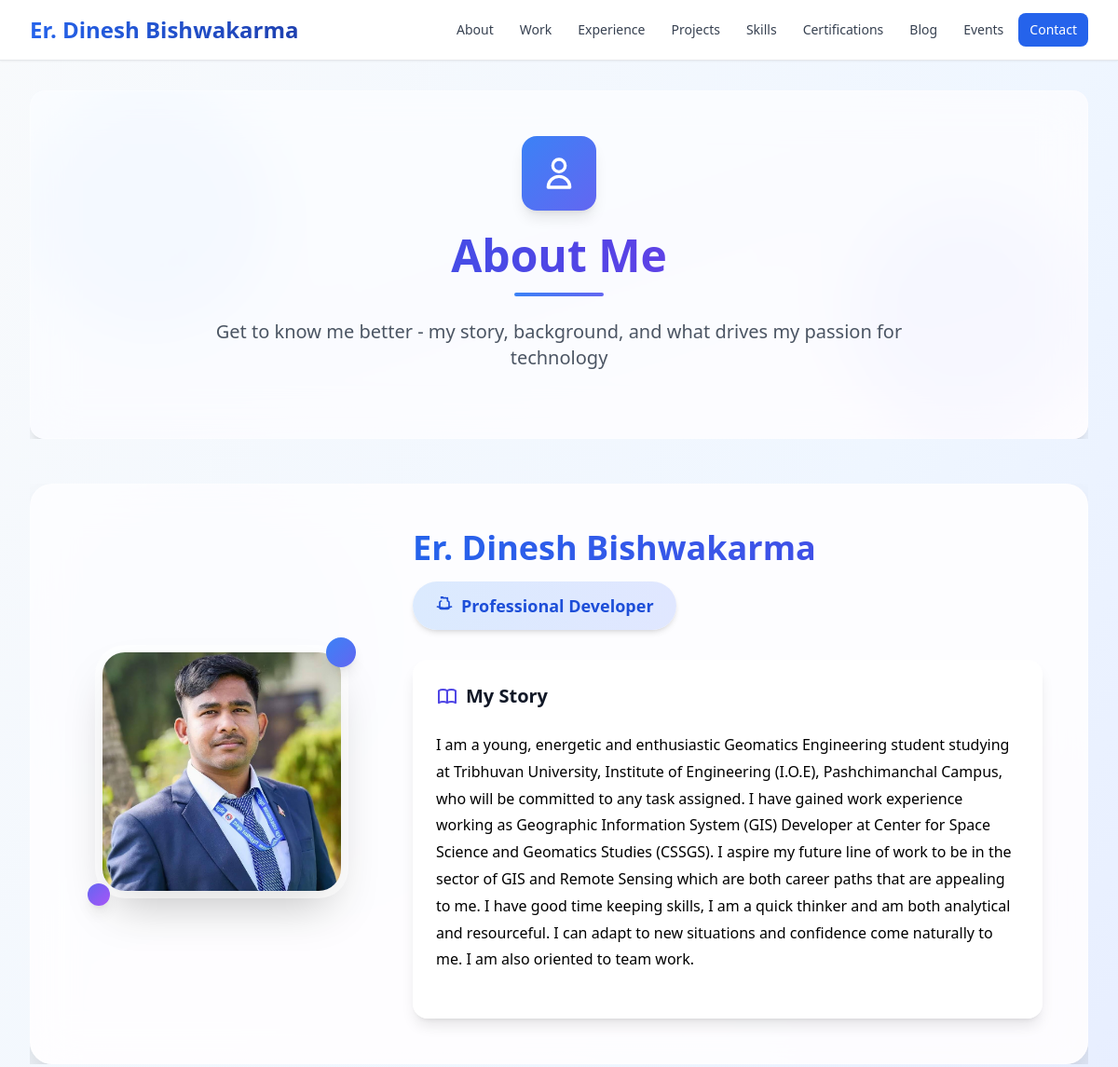
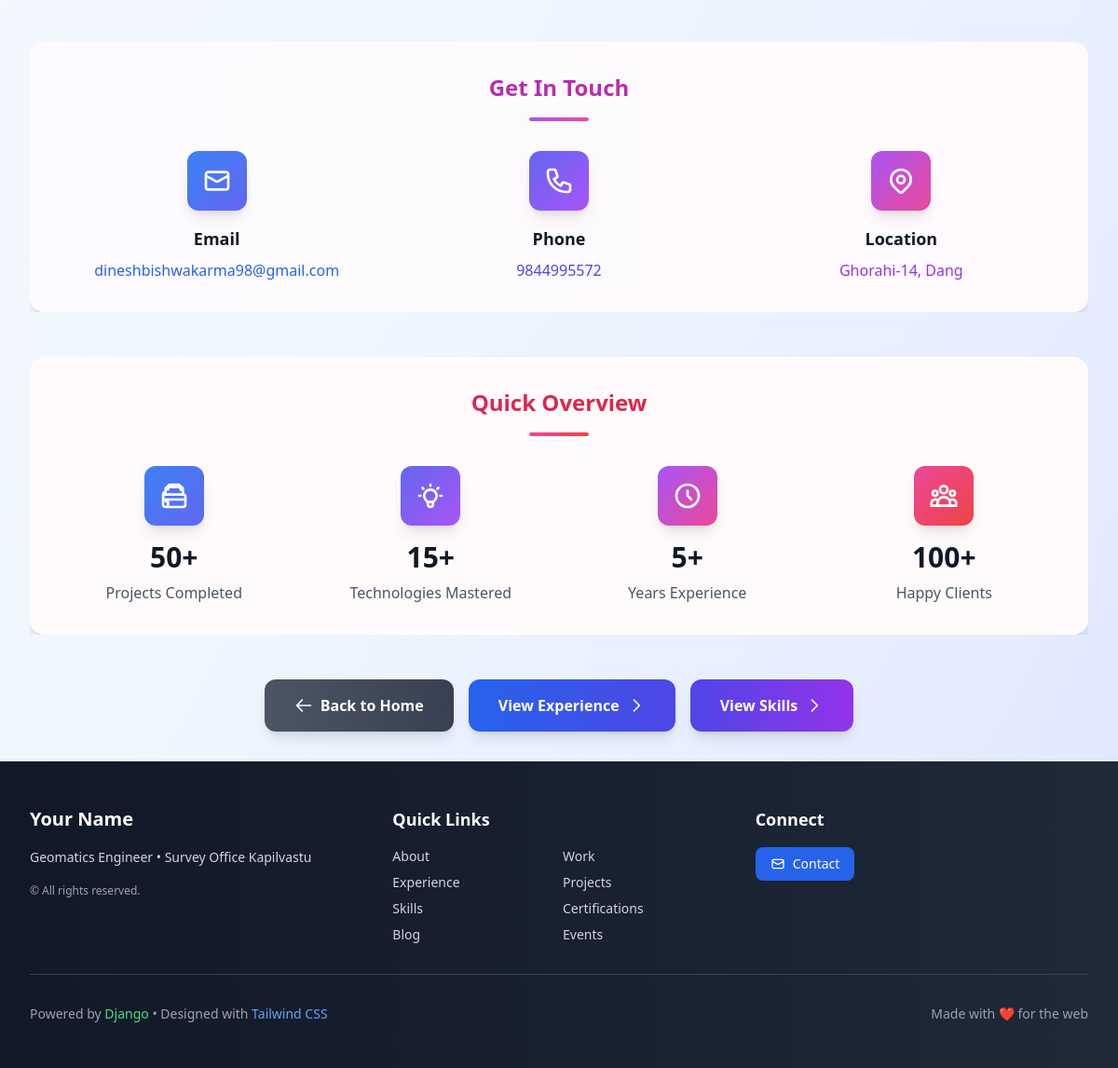
The page /myinformation/ on the database its author committed (2 pictures, top to bottom).
### portfolio/models.py (models this page shows, shortened)
class MyInformation(models.Model):
    full_name = models.CharField(max_length=100)
    photo = models.ImageField(upload_to='profile_photos/', null=True, blank=True)
    bio = models.TextField(blank=True)
    contact_email = models.EmailField()
    contact_phone = models.CharField(max_length=20, blank=True)
    address = models.CharField(max_length=200, blank=True)
    linkedin = models.URLField(blank=True)
    github = models.URLField(blank=True)
    website = models.URLField(blank=True)

### portfolio/views.py (the view)
# urls.py: path('myinformation/', views.MyInformationListView.as_view(), name='myinformation-list'),
class MyInformationListView(ListView):
    model = MyInformation
    template_name = "portfolio/myinformation_list.html"

### portfolio/templates/portfolio/myinformation_list.html (shortened to what this page needs)
{% extends "base_generic.html" %}
{% block content %}
<div class="space-y-12">
  <section class="relative overflow-hidden">
    <div class="absolute inset-0 bg-gradient-to-br from-blue-50 via-indigo-50 to-purple-50 rounded-2xl"></div>
    <div class="absolute top-0 left-0 w-64 h-64 bg-blue-300 rounded-full mix-blend-multiply filter blur-xl opacity-20 animate-pulse"></div>
    <div class="absolute bottom-0 right-0 w-64 h-64 bg-indigo-300 rounded-full mix-blend-multiply filter blur-xl opacity-20 animate-pulse animation-delay-2000"></div>
    <div class="relative bg-white/70 backdrop-blur-xl rounded-2xl shadow-xl border border-white/30 p-8 md:p-12 text-center">
      <div class="mb-6">
        <div class="w-20 h-20 bg-gradient-to-br from-blue-500 to-indigo-500 rounded-2xl flex items-center justify-center mx-auto mb-6 shadow-lg">
          <svg class="w-10 h-10 text-white" fill="none" stroke="currentColor" viewBox="0 0 24 24">
            <path stroke-linecap="round" stroke-linejoin="round" stroke-width="2" d="M16 7a4 4 0 11-8 0 4 4 0 018 0zM12 14a7 7 0 00-7 7h14a7 7 0 00-7-7z"></path>
          </svg>
        </div>
        <h1 class="text-4xl md:text-5xl font-bold bg-gradient-to-r from-blue-600 via-indigo-600 to-purple-600 bg-clip-text text-transparent mb-4">
        </h1>
        <div class="w-24 h-1 bg-gradient-to-r from-blue-500 to-indigo-500 mx-auto rounded-full mb-6"></div>
        <p class="text-xl text-gray-600 max-w-3xl mx-auto">
          Get to know me better - my story, background, and what drives my passion for technology
        </p>
      </div>
    </div>
  </section>
  {% if object_list %}
  <section class="relative overflow-hidden">
    <div class="absolute inset-0 bg-gradient-to-br from-indigo-50 via-purple-50 to-pink-50 rounded-3xl opacity-60"></div>
    <div class="absolute bottom-0 right-0 w-96 h-96 bg-purple-300 rounded-full mix-blend-multiply filter blur-2xl opacity-10 animate-pulse animation-delay-3000"></div>
    <div class="relative bg-white/80 backdrop-blur-xl rounded-3xl shadow-2xl border border-white/30 overflow-hidden">
      <div class="p-8 md:p-12">
        <div class="grid lg:grid-cols-3 gap-12 items-center">
          <div class="lg:col-span-1 text-center">
            {% if object_list.0.photo %}
            <div class="relative inline-block">
              <div class="w-64 h-64 mx-auto rounded-3xl overflow-hidden shadow-2xl ring-8 ring-white/50 group-hover:ring-blue-200/50 transition-all duration-500">
                <img src="{{ object_list.0.photo.url }}"
                     alt="{{ object_list.0.full_name }}"
                     class="w-full h-full object-cover">
              </div>
              <div class="absolute -top-4 -right-4 w-8 h-8 bg-gradient-to-br from-blue-500 to-indigo-500 rounded-full shadow-lg"></div>
              <div class="absolute -bottom-4 -left-4 w-6 h-6 bg-gradient-to-br from-indigo-500 to-purple-500 rounded-full shadow-lg"></div>
            </div>
            {% endif %}
          </div>
          <div class="lg:col-span-2 space-y-8">
            <div class="text-center lg:text-left">
              <h2 class="text-3xl md:text-4xl font-bold bg-gradient-to-r from-blue-600 to-indigo-600 bg-clip-text text-transparent mb-4">
              </h2>
              <div class="inline-flex items-center px-6 py-3 bg-gradient-to-r from-blue-100 to-indigo-100 text-blue-700 rounded-full font-semibold text-lg shadow-md">
                Professional Developer
              </div>
            </div>
            <div class="bg-white/60 backdrop-blur-sm rounded-2xl p-6 shadow-lg border border-white/30">
              <h3 class="text-xl font-bold text-gray-900 mb-4 flex items-center">
                My Story
              </h3>
              <div class="prose prose-lg prose-gray max-w-none">
                <p class="text-gray-700 leading-relaxed">{{ object_list.0.bio|linebreaks }}</p>
              </div>
            </div>
          </div>
        </div>
      </div>
    </div>
  </section>
  <section class="relative overflow-hidden">
    <div class="absolute inset-0 bg-gradient-to-r from-purple-50 to-pink-50 rounded-2xl"></div>
    <div class="relative bg-white/60 backdrop-blur-sm rounded-2xl shadow-lg border border-white/30 p-8">
      <div class="text-center mb-8">
        <h2 class="text-2xl font-bold bg-gradient-to-r from-purple-600 to-pink-600 bg-clip-text text-transparent mb-4">
        </h2>
        <div class="w-16 h-1 bg-gradient-to-r from-purple-500 to-pink-500 mx-auto rounded-full"></div>
      </div>
      <div class="grid md:grid-cols-3 gap-8">
        {% if object_list.0.contact_email %}
        <div class="group text-center">
          <div class="w-16 h-16 bg-gradient-to-br from-blue-500 to-indigo-500 rounded-xl flex items-center justify-center mx-auto mb-4 group-hover:scale-110 transition-transform duration-300 shadow-lg">
            <svg class="w-8 h-8 text-white" fill="none" stroke="currentColor" viewBox="0 0 24 24">
              <path stroke-linecap="round" stroke-linejoin="round" stroke-width="2" d="M3 8l7.89 4.26a2 2 0 002.22 0L21 8M5 19h14a2 2 0 002-2V7a2 2 0 00-2-2H5a2 2 0 00-2 2v10a2 2 0 002 2z"></path>
            </svg>
          </div>
          <h3 class="text-lg font-bold text-gray-900 mb-2">Email</h3>
          <a href="mailto:{{ object_list.0.contact_email }}"
             class="text-blue-600 hover:text-blue-700 font-medium transition-colors duration-200 break-all">
            {{ object_list.0.contact_email }}
          </a>
        </div>
        {% endif %}
        {% if object_list.0.contact_phone %}
        <div class="group text-center">
          <div class="w-16 h-16 bg-gradient-to-br from-indigo-500 to-purple-500 rounded-xl flex items-center justify-center mx-auto mb-4 group-hover:scale-110 transition-transform duration-300 shadow-lg">
          </div>
          <h3 class="text-lg font-bold text-gray-900 mb-2">Phone</h3>
          <a href="tel:{{ object_list.0.contact_phone }}"
             class="text-indigo-600 hover:text-indigo-700 font-medium transition-colors duration-200">
            {{ object_list.0.contact_phone }}
          </a>
        </div>
        {% endif %}
        {% if object_list.0.address %}
        <div class="group text-center">
          <div class="w-16 h-16 bg-gradient-to-br from-purple-500 to-pink-500 rounded-xl flex items-center justify-center mx-auto mb-4 group-hover:scale-110 transition-transform duration-300 shadow-lg">
          </div>
          <h3 class="text-lg font-bold text-gray-900 mb-2">Location</h3>
          <p class="text-purple-600 font-medium">{{ object_list.0.address }}</p>
        </div>
        {% endif %}
      </div>
    </section>
    <section class="relative overflow-hidden">
      <div class="absolute inset-0 bg-gradient-to-br from-pink-50 via-rose-50 to-red-50 rounded-2xl"></div>
      <div class="relative bg-white/70 backdrop-blur-xl rounded-2xl shadow-xl border border-white/30 p-8">
        <div class="text-center mb-8">
          <h2 class="text-2xl font-bold bg-gradient-to-r from-pink-600 to-red-600 bg-clip-text text-transparent mb-4">
          </h2>
          <div class="w-16 h-1 bg-gradient-to-r from-pink-500 to-red-500 mx-auto rounded-full"></div>
        </div>
        <div class="grid grid-cols-1 md:grid-cols-4 gap-8 text-center">
          <div class="group">
            <div class="w-16 h-16 bg-gradient-to-br from-blue-500 to-indigo-500 rounded-xl flex items-center justify-center mx-auto mb-4 group-hover:scale-110 transition-transform duration-300 shadow-lg">
            </div>
            <div class="text-3xl font-bold text-gray-900 mb-2">50+</div>
            <div class="text-gray-600 font-medium">Projects Completed</div>
          </div>
          <div class="group">
            <div class="w-16 h-16 bg-gradient-to-br from-indigo-500 to-purple-500 rounded-xl flex items-center justify-center mx-auto mb-4 group-hover:scale-110 transition-transform duration-300 shadow-lg">
            </div>
            <div class="text-3xl font-bold text-gray-900 mb-2">15+</div>
            <div class="text-gray-600 font-medium">Technologies Mastered</div>
          </div>
          <div class="group">
            <div class="w-16 h-16 bg-gradient-to-br from-purple-500 to-pink-500 rounded-xl flex items-center justify-center mx-auto mb-4 group-hover:scale-110 transition-transform duration-300 shadow-lg">
              <svg class="w-8 h-8 text-white" fill="none" stroke="currentColor" viewBox="0 0 24 24">
                <path stroke-linecap="round" stroke-linejoin="round" stroke-width="2" d="M12 8v4l3 3m6-3a9 9 0 11-18 0 9 9 0 0118 0z"></path>
              </svg>
            </div>
            <div class="text-3xl font-bold text-gray-900 mb-2">5+</div>
            <div class="text-gray-600 font-medium">Years Experience</div>
          </div>
          <div class="group">
            <div class="w-16 h-16 bg-gradient-to-br from-pink-500 to-red-500 rounded-xl flex items-center justify-center mx-auto mb-4 group-hover:scale-110 transition-transform duration-300 shadow-lg">
            </div>
            <div class="text-3xl font-bold text-gray-900 mb-2">100+</div>
            <div class="text-gray-600 font-medium">Happy Clients</div>
          </div>
        </div>
      </div>
    </section>
    {% endif %}
  <section class="text-center">
    <div class="inline-flex flex-wrap gap-4 justify-center">
      <a href="{% url 'portfolio:home' %}"
         class="group inline-flex items-center px-8 py-4 bg-gradient-to-r from-gray-600 to-gray-700 hover:from-gray-700 hover:to-gray-800 text-white rounded-xl font-semibold transition-all duration-300 transform hover:scale-105 shadow-lg hover:shadow-xl">
        <svg class="w-5 h-5 mr-2 transform group-hover:-translate-x-1 transition-transform duration-200" fill="none" stroke="currentColor" viewBox="0 0 24 24">
          <path stroke-linecap="round" stroke-linejoin="round" stroke-width="2" d="M10 19l-7-7m0 0l7-7m-7 7h18"></path>
        </svg>
        Back to Home
      </a>
      <a href="{% url 'portfolio:experience-list' %}"
         class="group inline-flex items-center px-8 py-4 bg-gradient-to-r from-blue-600 to-indigo-600 hover:from-blue-700 hover:to-indigo-700 text-white rounded-xl font-semibold transition-all duration-300 transform hover:scale-105 shadow-lg hover:shadow-xl">
        View Experience
        <svg class="w-5 h-5 ml-2 transform group-hover:translate-x-1 transition-transform duration-200" fill="none" stroke="currentColor" viewBox="0 0 24 24">
          <path stroke-linecap="round" stroke-linejoin="round" stroke-width="2" d="M9 5l7 7-7 7"></path>
        </svg>
      </a>
      <a href="{% url 'portfolio:skill-list' %}"
         class="group inline-flex items-center px-8 py-4 bg-gradient-to-r from-indigo-600 to-purple-600 hover:from-indigo-700 hover:to-purple-700 text-white rounded-xl font-semibold transition-all duration-300 transform hover:scale-105 shadow-lg hover:shadow-xl">
        View Skills
        <svg class="w-5 h-5 ml-2 transform group-hover:translate-x-1 transition-transform duration-200" fill="none" stroke="currentColor" viewBox="0 0 24 24">
          <path stroke-linecap="round" stroke-linejoin="round" stroke-width="2" d="M9 5l7 7-7 7"></path>
        </svg>
      </a>
    </div>
  </section>
</div>
{% endblock %}

### portfolio/templates/portfolio/myinformation_list.html (style rules this page uses)
.animation-delay-2000 { animation-delay: 2s; }
.animation-delay-3000 { animation-delay: 3s; }
.prose p { margin-bottom: 1.5rem; line-height: 1.8; }

### rows shown on the page
MyInformation: photo (picture), bio "I am a young, energetic and enthusiastic Geomatics Engineering student studying at Tribhuvan University, Institute of Engineering (I.O.E), Pashchimanchal Campus, who will be committed to any task assigned. I have gained work experience working as Geographic Information System (GIS) Developer at Center for Space Science and Geomatics Studies (CSSGS). I aspire my future line of work to be in the sector of GIS and Remote Sensing which are both career paths that are appealing to me. I have good time keeping skills, I am a quick thinker and am both analytical and resourceful. I can adapt to new situations and confidence come naturally to me. I am also oriented to team work.", contact_email "dineshbishwakarma98@gmail.com", contact_phone "9844995572", address "Ghorahi-14, Dang"

### other values the page prints
{{ myinfo.full_name|default:"Your Name" }} "Your Name"
